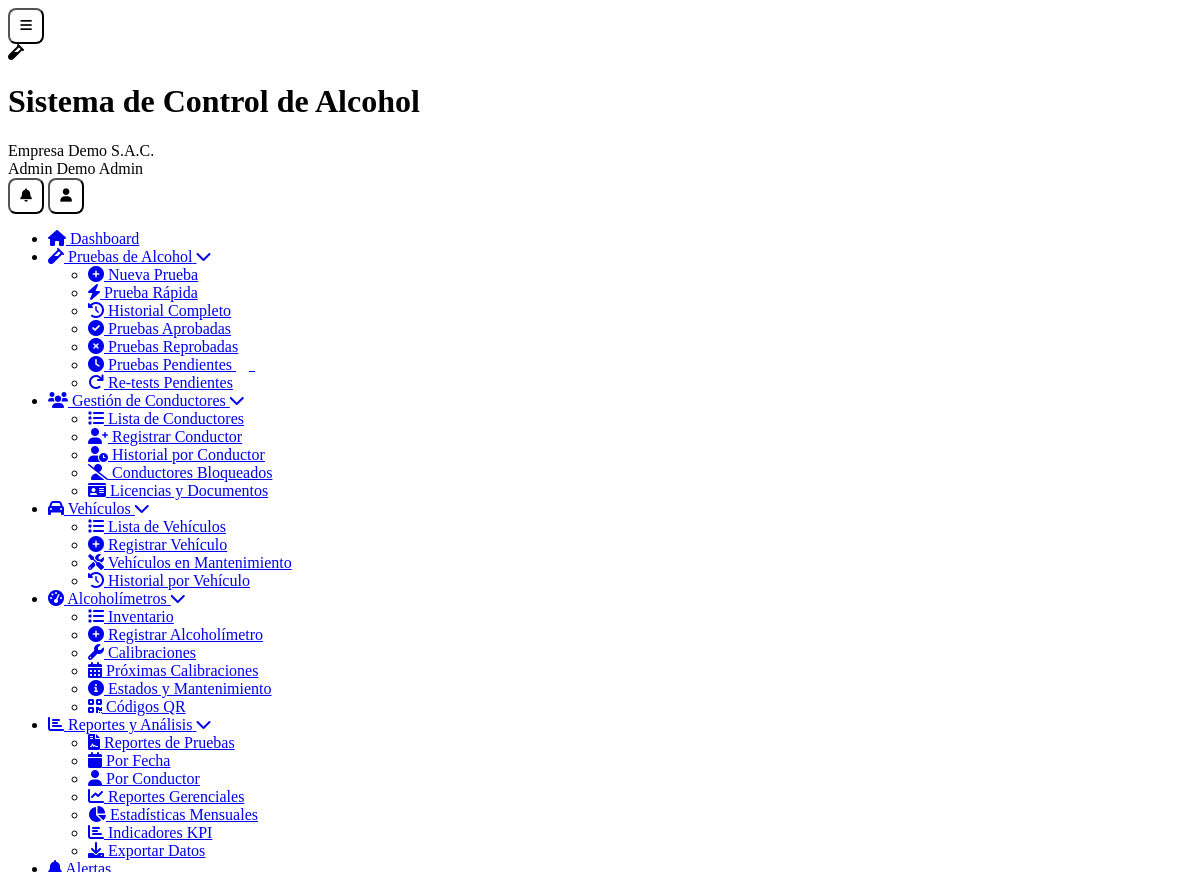
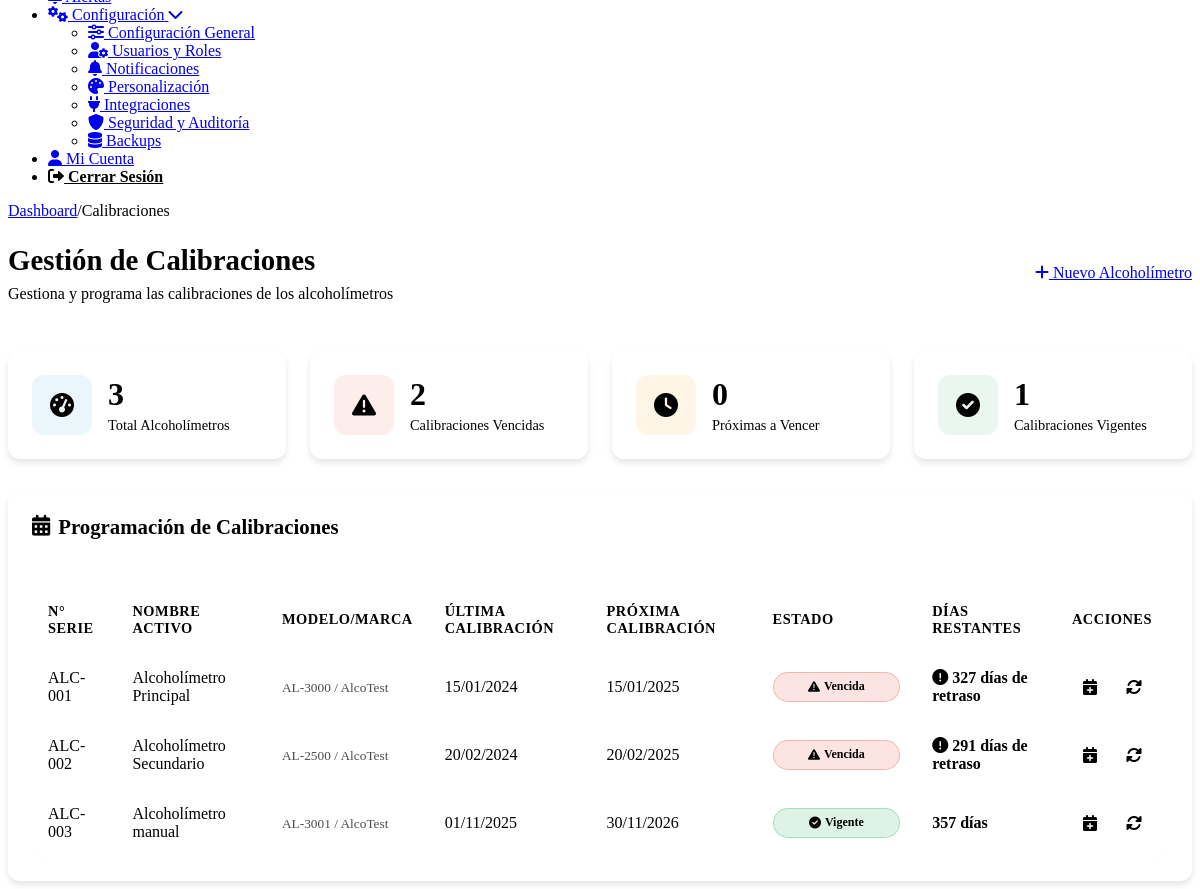
The page /calibraciones.php (signed in) on the database its author committed (2 pictures, top to bottom).
### tables this page shows
CREATE TABLE `usuarios` (
  `id` int(11) NOT NULL,
  `cliente_id` int(11) DEFAULT NULL,
  `nombre` varchar(100) NOT NULL,
  `apellido` varchar(100) DEFAULT NULL,
  `email` varchar(255) NOT NULL,
  `password` varchar(255) NOT NULL,
  `telefono` varchar(20) DEFAULT NULL,
  `dni` varchar(15) DEFAULT NULL,
  `rol` enum('super_admin','admin','supervisor','operador','conductor','auditor') NOT NULL,
  `foto_perfil` varchar(255) DEFAULT NULL,
  `estado` tinyint(1) DEFAULT 1,
  `ultimo_login` timestamp NULL DEFAULT NULL,
  `token_recuperacion` varchar(100) DEFAULT NULL,
  `fecha_expiracion_token` datetime DEFAULT NULL,
  `intentos_login` int(11) DEFAULT 0,
  `bloqueado_hasta` datetime DEFAULT NULL,
  `fecha_creacion` timestamp NULL DEFAULT current_timestamp()
);

CREATE TABLE `clientes` (
  `id` int(11) NOT NULL,
  `nombre_empresa` varchar(255) NOT NULL,
  `ruc` varchar(20) NOT NULL,
  `direccion` text DEFAULT NULL,
  `telefono` varchar(20) DEFAULT NULL,
  `email_contacto` varchar(255) DEFAULT NULL,
  `plan_id` int(11) NOT NULL,
  `logo` varchar(255) DEFAULT NULL,
  `color_primario` varchar(7) DEFAULT '#2196F3',
  `color_secundario` varchar(7) DEFAULT '#1976D2',
  `fecha_registro` timestamp NULL DEFAULT current_timestamp(),
  `fecha_vencimiento` date DEFAULT NULL,
  `estado` enum('activo','inactivo','suspendido','prueba') DEFAULT 'prueba',
  `token_api` varchar(100) DEFAULT NULL,
  `modo_demo` tinyint(1) DEFAULT 1
);

CREATE TABLE `alcoholimetros` (
  `id` int(11) NOT NULL,
  `cliente_id` int(11) NOT NULL,
  `numero_serie` varchar(50) NOT NULL,
  `nombre_activo` varchar(100) NOT NULL,
  `modelo` varchar(50) DEFAULT NULL,
  `marca` varchar(50) DEFAULT NULL,
  `fecha_calibracion` date DEFAULT NULL,
  `proxima_calibracion` date DEFAULT NULL,
  `estado` enum('activo','inactivo','mantenimiento','calibracion') DEFAULT 'activo',
  `qr_code` varchar(255) DEFAULT NULL,
  `fecha_creacion` timestamp NULL DEFAULT current_timestamp(),
  `fecha_actualizacion` timestamp NULL DEFAULT current_timestamp() ON UPDATE current_timestamp()
);

### calibraciones.php (the view, shortened to what the rows shown need)
<?php
require_once __DIR__ . '/includes/Database.php';
$page_title = 'Gestión de Calibraciones';
require_once __DIR__ . '/includes/header.php';
$db = new Database();
$cliente_id = $_SESSION['cliente_id'] ?? 0;
$modo_edicion = false;
$alcoholimetros = $db->fetchAll("
    SELECT *,
           DATEDIFF(proxima_calibracion, CURDATE()) as dias_restantes,
           CASE
               WHEN proxima_calibracion IS NULL THEN 'no_programada'
               WHEN proxima_calibracion < CURDATE() THEN 'vencida'
               WHEN DATEDIFF(proxima_calibracion, CURDATE()) <= 30 THEN 'proxima'
               ELSE 'vigente'
           END as estado_calibracion
    FROM alcoholimetros
    WHERE cliente_id = ?
    ORDER BY
        CASE
            WHEN proxima_calibracion IS NULL THEN 1
            WHEN proxima_calibracion < CURDATE() THEN 0
            ELSE 2
        END,
        proxima_calibracion ASC
", [$cliente_id]);
?>
<div class="content-body">
    <div class="dashboard-header">
        <div class="welcome-section">
            <h1><?php echo $page_title; ?></h1>
        </div>
    </div>
    <div class="crud-container">
        <?php if (!$modo_edicion): ?>
        <div class="card">
            <div class="card-body">
                <?php if (!empty($alcoholimetros)): ?>
                <div class="table-responsive">
                    <table class="data-table">
                        <thead>
                            <tr>
                                <th>N° Serie</th>
                                <th>Nombre Activo</th>
                                <th>Modelo/Marca</th>
                                <th>Última Calibración</th>
                                <th>Próxima Calibración</th>
                                <th>Estado</th>
                                <th>Días Restantes</th>
                                <th>Acciones</th>
                            </tr>
                        </thead>
                        <tbody>
                            <?php foreach ($alcoholimetros as $alcoholimetro):
                                $dias_restantes = $alcoholimetro['dias_restantes'] ?? null;
                                $estado_calibracion = $alcoholimetro['estado_calibracion'] ?? 'no_programada';
                                switch ($estado_calibracion) {
                                    case 'vencida':
                                        $clase_estado = 'danger';
                                        $texto_estado = 'Vencida';
                                        $icono_estado = 'fa-exclamation-triangle';
                                        break;
                                    case 'vigente':
                                        $clase_estado = 'success';
                                        $texto_estado = 'Vigente';
                                        $icono_estado = 'fa-check-circle';
                                        break;
                                }
                            ?>
                            <tr>
                                <td><?php echo htmlspecialchars($alcoholimetro['numero_serie']); ?></td>
                                <td><?php echo htmlspecialchars($alcoholimetro['nombre_activo']); ?></td>
                                <td>
                                    <small class="text-muted">
                                        <?php echo htmlspecialchars($alcoholimetro['modelo'] ?? 'N/A'); ?> /
                                        <?php echo htmlspecialchars($alcoholimetro['marca'] ?? 'N/A'); ?>
                                    </small>
                                </td>
                                <td>
                                    <?php if ($alcoholimetro['fecha_calibracion']): ?>
                                        <?php echo date('d/m/Y', strtotime($alcoholimetro['fecha_calibracion'])); ?>
                                    <?php else: ?>
                                        <span class="text-muted">No calibrado</span>
                                    <?php endif; ?>
                                </td>
                                <td>
                                    <?php if ($alcoholimetro['proxima_calibracion']): ?>
                                        <?php echo date('d/m/Y', strtotime($alcoholimetro['proxima_calibracion'])); ?>
                                    <?php else: ?>
                                        <span class="text-muted">No programada</span>
                                    <?php endif; ?>
                                </td>
                                <td>
                                    <span class="status-badge <?php echo $clase_estado; ?>">
                                        <i class="fas <?php echo $icono_estado; ?>"></i>
                                        <?php echo $texto_estado; ?>
                                    </span>
                                </td>
                                <td>
                                    <?php if ($dias_restantes !== null): ?>
                                        <?php if ($dias_restantes < 0): ?>
                                            <span class="text-danger">
                                                <i class="fas fa-exclamation-circle"></i>
                                                <?php echo abs($dias_restantes); ?> días de retraso
                                            </span>
                                        <?php else: ?>
                                            <span class="<?php echo $dias_restantes <= 30 ? 'text-warning' : 'text-success'; ?>">
                                                <?php echo $dias_restantes; ?> días
                                            </span>
                                        <?php endif; ?>
                                    <?php else: ?>
                                        <span class="text-muted">-</span>
                                    <?php endif; ?>
                                </td>
                                <td class="action-buttons">
                                    <a href="?editar=<?php echo $alcoholimetro['id']; ?>" class="btn-icon" title="Programar Calibración">
                                        <i class="fas fa-calendar-plus"></i>
                                    </a>
                                    <a href="?calibrar=<?php echo $alcoholimetro['id']; ?>"
                                       class="btn-icon success"
                                       title="Registrar Calibración Hoy"
                                       onclick="return confirm('¿Registrar calibración para hoy? La próxima calibración se programará para 1 año después.')">
                                        <i class="fas fa-sync-alt"></i>
                                    </a>
                                </td>
                            </tr>
                            <?php endforeach; ?>
                        </tbody>
                    </table>
                </div>
                <?php endif; ?>
            </div>
        </div>
        <?php endif; ?>
    </div>
</div>
<?php
require_once __DIR__ . '/includes/footer.php';
?>

### includes/header.php (shortened to what the rows shown need)
<?php
$database = new Database();
$user_id = $_SESSION['user_id'] ?? null;
$user_query = $database->fetchOne("
    SELECT u.*, c.nombre_empresa, c.logo, c.color_primario, c.color_secundario, p.nombre_plan
    FROM usuarios u
    LEFT JOIN clientes c ON u.cliente_id = c.id
    LEFT JOIN planes p ON c.plan_id = p.id
    WHERE u.id = ?
", [$user_id]);
?>
<!DOCTYPE html>
<html lang="es">
<head>
	<link rel="stylesheet" href="<?php echo BASE_URL; ?>/assets/css/simple-style.css">
    <link rel="stylesheet" href="<?php echo BASE_URL; ?>/assets/css/responsive.css">
	<link rel="stylesheet" href="<?php echo BASE_URL; ?>/assets/css/dashboard-enhancements.css">
    <link href="https://cdnjs.cloudflare.com/ajax/libs/font-awesome/6.0.0/css/all.min.css" rel="stylesheet">
</head>
<body>
    <div class="app-container">
        <header class="app-header">
            <div class="header-content">
                <div class="brand-section">
                    <div class="brand-text">
                        <h1 class="app-name"><?php echo SITE_NAME; ?></h1>
                        <span class="client-name"><?php echo htmlspecialchars($user_query['nombre_empresa'] ?? 'Empresa'); ?></span>
                    </div>
                </div>
                <div class="user-menu">
                    <div class="user-info">
                        <span class="user-name"><?php echo htmlspecialchars(($user_query['nombre'] ?? 'Usuario') . ' ' . ($user_query['apellido'] ?? 'Sistema')); ?></span>
                        <span class="user-role"><?php echo ucfirst(str_replace('_', ' ', $user_query['rol'] ?? 'usuario')); ?></span>
                    </div>
                </div>
            </div>
        </header>
        <div class="main-content">
            <main class="content-area">
                <div class="content-body">

### rows shown on the page
usuarios: cliente.nombre_empresa "Empresa Demo S.A.C.", nombre+apellido "Admin Demo", rol "Admin"
alcoholimetros: numero_serie "ALC-001", nombre_activo "Alcoholímetro Principal", modelo "AL-3000", marca "AlcoTest", fecha_calibracion "15/01/2024", proxima_calibracion "15/01/2025", texto_estado "Vencida", dias_restantes "327"
alcoholimetros: numero_serie "ALC-002", nombre_activo "Alcoholímetro Secundario", modelo "AL-2500", marca "AlcoTest", fecha_calibracion "20/02/2024", proxima_calibracion "20/02/2025", texto_estado "Vencida", dias_restantes "291"
alcoholimetros: numero_serie "ALC-003", nombre_activo "Alcoholímetro manual", modelo "AL-3001", marca "AlcoTest", fecha_calibracion "01/11/2025", proxima_calibracion "30/11/2026", texto_estado "Vigente", dias_restantes "357"

### other values the page prints
SITE_NAME "Sistema de Control de Alcohol"
$crumb "Dashboard"
$crumb "Calibraciones"
$page_title "Gestión de Calibraciones"
$estadisticas['total'] "3"
$estadisticas['vencidas'] "2"
$estadisticas['proximas_vencer'] "0"
$estadisticas['vigentes'] "1"
